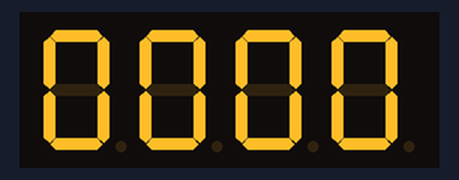
Recording of a sketch running on a simulated Arduino Uno, built with avr-gcc and run on an emulated ATmega328P. Shown: 4-digit seven-segment display. Wiring (inferred from the names in the program): 4-digit 7-segment display, segments lit when HIGH: segments pin 2, pin 3, pin 4, pin 5, pin 6, pin 7, pin 8, pin 9; digit selects pin 10, pin 11, pin 12, pin 13. The segment pins are drawn as the display they are named for.

Above: at 0.1 s.
At 4.1 s:
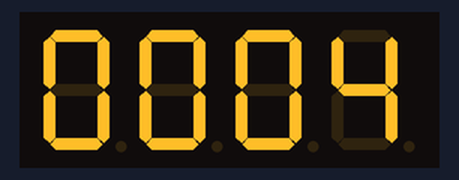
At 9.1 s:
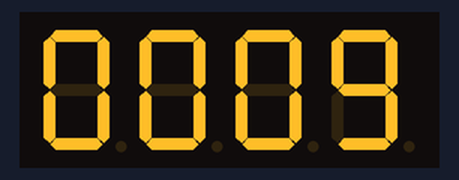
At 19.1 s:
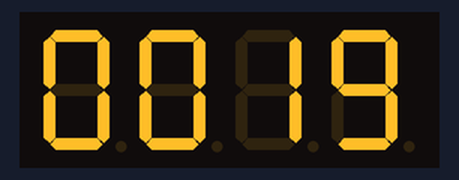
At 28.1 s:
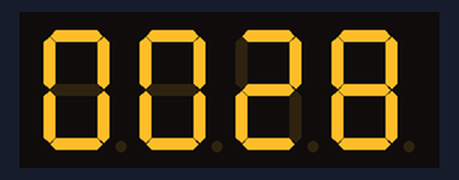
At 38.1 s:
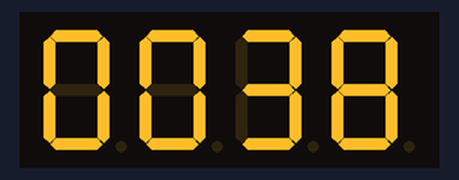

Measured:
- what the display in image 0 shows lasts 1.1 s, from 0.0 s to 1.1 s

The sketch:

7seg4digits.ino
```cpp
#include <FlexiTimer2.h>

#define INTERVAL 1

// segment patterns
const int table[10][8] = {
  {HIGH, HIGH, HIGH, HIGH, HIGH, HIGH, LOW,  LOW }, // 0
  {LOW,  HIGH, HIGH, LOW,  LOW,  LOW,  LOW,  LOW }, // 1
  {HIGH, HIGH, LOW,  HIGH, HIGH, LOW,  HIGH, LOW }, // 2
  {HIGH, HIGH, HIGH, HIGH, LOW,  LOW,  HIGH, LOW }, // 3
  {LOW,  HIGH, HIGH, LOW,  LOW,  HIGH, HIGH, LOW }, // 4
  {HIGH, LOW,  HIGH, HIGH, LOW,  HIGH, HIGH, LOW }, // 5
  {HIGH, LOW,  HIGH, HIGH, HIGH, HIGH, HIGH, LOW }, // 6
  {HIGH, HIGH, HIGH, LOW,  LOW,  HIGH, LOW,  LOW }, // 7
  {HIGH, HIGH, HIGH, HIGH, HIGH, HIGH, HIGH, LOW }, // 8
  {HIGH, HIGH, HIGH, HIGH, LOW,  HIGH, HIGH, LOW }, // 9
};

// pin assign (each anode)
// A, B, C, ..., DP
const int pin[8] = {2, 3, 4, 5, 6, 7, 8, 9};

// pin assign (each cathode)
const int cathode[4] = {10, 11, 12, 13};

// counter
volatile int count = 0;


// the setup function runs once when you press reset or power the board
void setup() {
  // initialize digital pin LED_BUILTIN as an output.
  pinMode(2, OUTPUT);
  pinMode(3, OUTPUT);
  pinMode(4, OUTPUT);
  pinMode(5, OUTPUT);
  pinMode(6, OUTPUT);
  pinMode(7, OUTPUT);
  pinMode(8, OUTPUT);
  pinMode(9, OUTPUT);
  pinMode(10, OUTPUT);
  pinMode(11, OUTPUT);
  pinMode(12, OUTPUT);
  pinMode(13, OUTPUT);
  digitalWrite(2, LOW);
  digitalWrite(3, LOW);
  digitalWrite(4, LOW);
  digitalWrite(5, LOW);
  digitalWrite(6, LOW);
  digitalWrite(7, LOW);
  digitalWrite(8, LOW);
  digitalWrite(9, LOW);
  digitalWrite(10, LOW);
  digitalWrite(11, LOW);
  digitalWrite(12, LOW);
  digitalWrite(13, LOW);

  FlexiTimer2::set(1, dispNumbers); // 500ms period
  FlexiTimer2::start();
}


// the loop function runs over and over again forever
void loop() {
  int i, j;
  for (i = 0; i < 10000; i++) {
    delay(1000);
    count++;
  }
}

void dispNumbers() {
  int i, numbers;
  numbers = count;
  for (i = 0; i < 4; i++) {
    disp7seg(numbers % 10);
    digitalWrite(cathode[4-1-i], HIGH);
    delay(0.5);
    digitalWrite(cathode[4-1-i], LOW);   // turn the LED on (HIGH is the voltage level)
    numbers /= 10;
  }
}

void disp7seg(int number) {
  int i;
  for (i = 0; i < 8; i++) {
    digitalWrite(pin[i], table[number][i]);
  }
}
```
